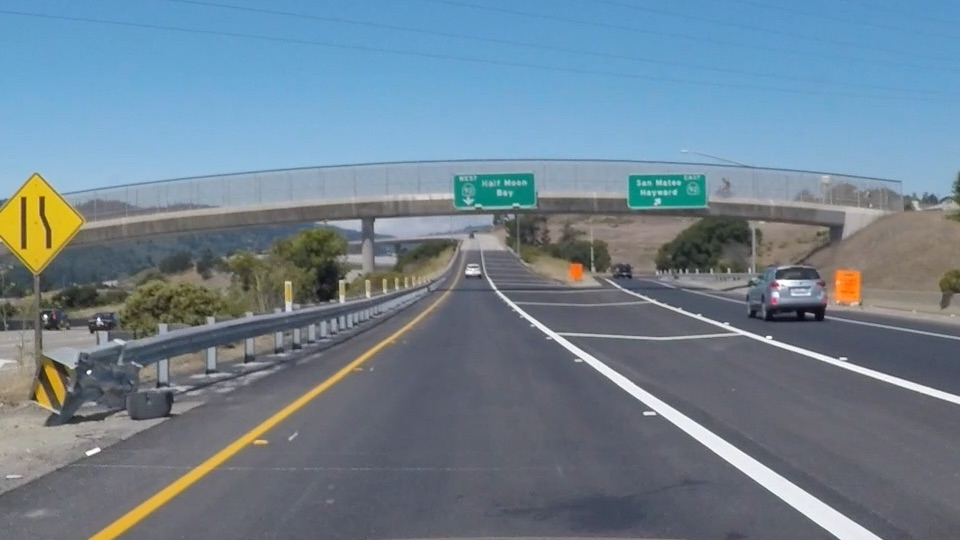
//> input picture exit-ramp.jpg, 960 x 540 px
$ ./combination ../exit-ramp.jpg ../blue.png   (built with g++ and OpenCV 4)
//> lines starting //> are read from the running program, lines starting //| are printed output that depends on the picture; after the words box and inside, x2 and y2 are one past the last pixel; in counts of white or black regions, pixels touching at a corner belong together
#include <stdio.h>
#include "opencv2/imgproc/imgproc.hpp"
#include "opencv2/highgui/highgui.hpp"
#include <stdlib.h>
#include <opencv2/opencv.hpp>
using namespace cv;
using namespace std;

// For Thresholding Disparity
Mat image_disp, image_disp_gray;

Mat thresh_dst;

int disp_threshold= 44;
int disp_threshold_min = 42;
int disp_threshold_max = 46;
int range = 5;

// For Canny Edges and Morphology
Mat image_left, image_left_gray;
Mat dst, detected_edges;
Mat opening, kernel;

int elmt_kernel_size=3;

int edgeThresh = 1;
int lowThreshold;
int const max_lowThreshold = 100;
int threshratio = 3;
int kernel_size = 3;
String window_name = "Edge Map";

int shape_mode=0;

// For Combination
Mat comb;
int flag =0;


void Combination(void)
{
    if (opening.data)
    {
        if(thresh_dst.data)
        {
            bitwise_and(thresh_dst, opening, comb);

            imshow("Combination", comb);
        }

    }
    return;
}

void ThresholdMask(int, void*)
{
	disp_threshold_min = disp_threshold;
	disp_threshold_max = disp_threshold+range;

	if (disp_threshold_max>255)
	{
		disp_threshold_max=255;
	}

	threshold(image_disp_gray, thresh_dst, disp_threshold_max, 255, THRESH_TOZERO_INV);
	threshold(thresh_dst, thresh_dst, disp_threshold_min, 255, THRESH_BINARY);
	// threshold(thresh_dst, thresh_dst, disp_threshold_max, 255, THRESH_BINARY_INV);

	imshow("ThresholdMask", thresh_dst);

    // Combination
    Combination();

    // [6 lines of commented-out code are left out]
}

void CannyThreshold(int, void*)
{
    // Reduce noise with a kernel 3x3 Blur
    // Blurring is very useful for smoothing the color between pixel so only the edges stands out
    blur( image_left_gray, detected_edges, Size(3,3) );

    // Canny detector
    Canny( detected_edges, detected_edges, lowThreshold, lowThreshold*threshratio, kernel_size );

    // Using Canny's output as a mask, we display our result
    dst = Scalar::all(0);

    // Copy the real image value to dst with masking of detected edges
    image_left.copyTo( dst, detected_edges);

    // Show the results

    imshow( window_name, dst );

    Combination();


}

void Morph(int, void*)
{
    // Creating a kernel
    Mat dilation_kernel = getStructuringElement(shape_mode , Size(3,3),Point(-1,-1));
    Mat kernel = getStructuringElement(shape_mode , Size(elmt_kernel_size+1,elmt_kernel_size+1),Point(-1,-1));

    // Morphological transformation dilate then open
    dilate(detected_edges, opening, dilation_kernel);
    morphologyEx(opening, opening, MORPH_CLOSE, kernel);

    // Show the results
    imshow("Dilation", opening);

    // Combination

    Combination();

    // [6 lines of commented-out code are left out]

}

int main(int argc, char** argv )
{
    if ( argc != 3 )
    {
        printf("usage: DisplayImage.out <Image_Path>\n");
        return -1;
    }

    image_disp = imread( argv[1], 1 );
//> image_disp is the input picture: 540 rows x 960 cols, CV_8UC3; mean B, G, R 144.4, 130.2, 111.3
    if ( !image_disp.data )
    {
        printf("No image_disp data \n");
        return -1;
    }

    image_left = imread( argv[2], 1 );
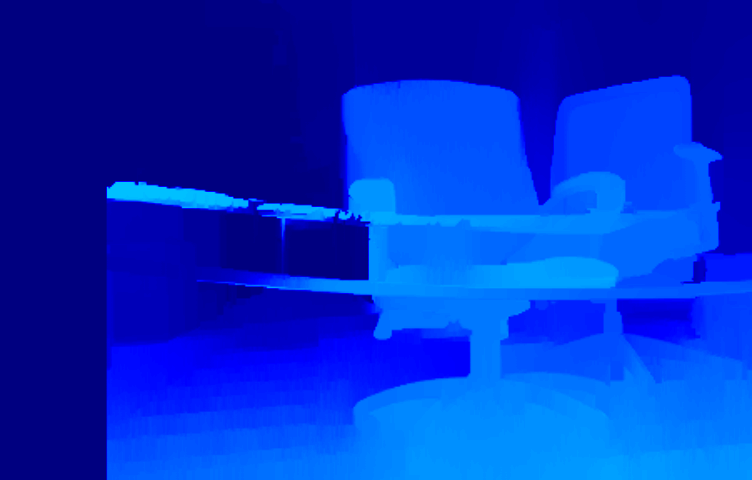
//> input picture blue.png, 752 x 480 px
//> image_left is the input picture: 480 rows x 752 cols, CV_8UC3; mean B, G, R 201.1, 45.9, 0
    if ( !image_left.data )
    {
        printf("No image_left data \n");
        return -1;
    }

    // Create a matrix with the same size for final display
    dst.create( image_left.size(), image_left.type() );

    // It is important to set and change to grayscale color
    cvtColor( image_left, image_left_gray, COLOR_BGR2GRAY );
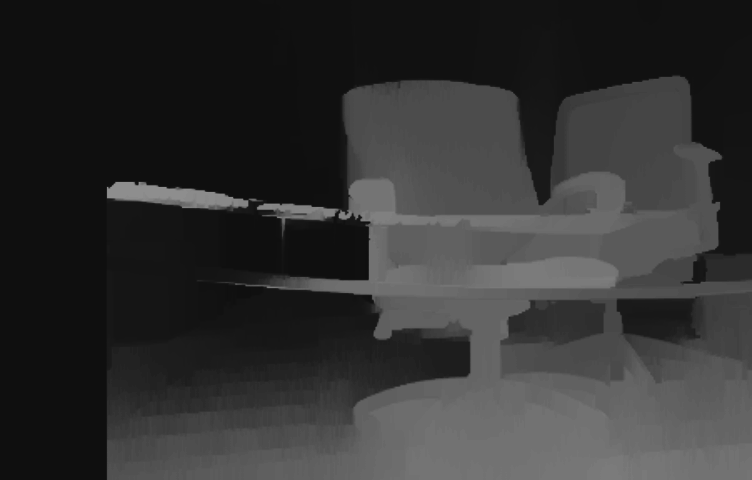
//> image_left_gray: 480 rows x 752 cols, CV_8UC1; min 15, max 142, mean 50
    cvtColor( image_disp, image_disp_gray, COLOR_BGR2GRAY );
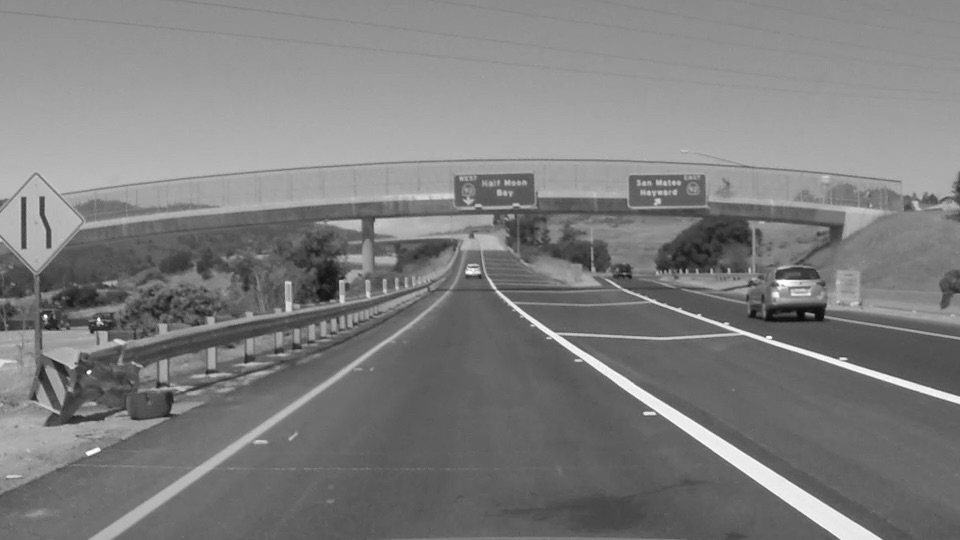
//> image_disp_gray: 540 rows x 960 cols, CV_8UC1; min 7, max 255, mean 126.2

    // Create windows
    namedWindow( window_name, WINDOW_AUTOSIZE );
    namedWindow( "Dilation", WINDOW_AUTOSIZE );
    namedWindow("ThresholdMask", WINDOW_AUTOSIZE);
    namedWindow("Combination", WINDOW_AUTOSIZE);

    // Create a Trackbar for user to enter threshold
    // Create Trackbar is running on a function, so it will be forever looping
    createTrackbar( "Min Canny Threshold:", window_name, &lowThreshold, max_lowThreshold, CannyThreshold );
    createTrackbar( "Kernel Size Element:", "Dilation", &elmt_kernel_size, 100, Morph );
    createTrackbar( "Kernel Shape 1 Rect 2 Shape 3 Ellipse", "Dilation", &shape_mode, 2, Morph );

    // Create a Trackbar for user to enter disparity threshold
    createTrackbar( "Value ThresholdMask:", "ThresholdMask", &disp_threshold, 245, ThresholdMask );
    createTrackbar( "Disparity Range:", "ThresholdMask", &range, 50, ThresholdMask );

    // Initialize Threshold Function
    ThresholdMask(0,0);
//> in ThresholdMask, `threshold(thresh_dst, thresh_dst, disp_threshold_min, 255, THRESH_BINA..`:
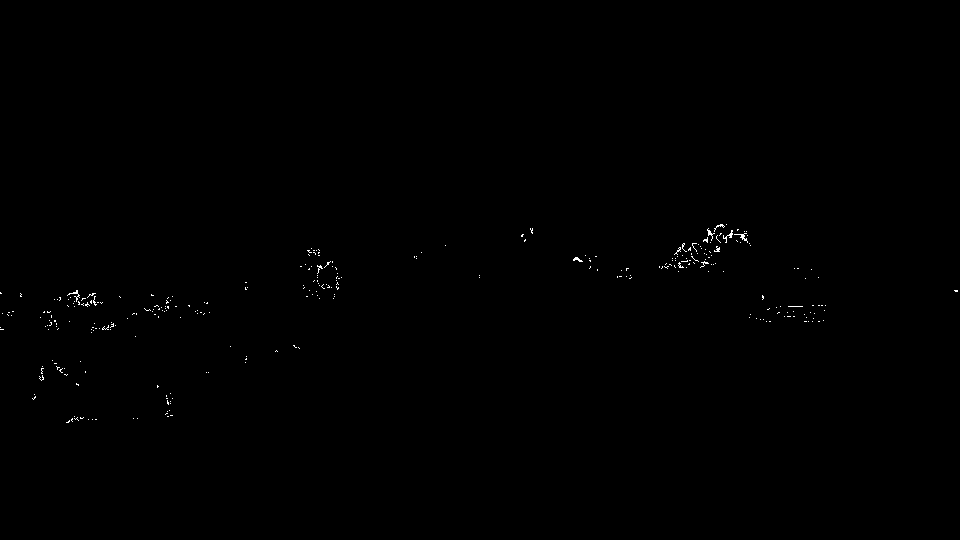
//> thresh_dst: 540 rows x 960 cols, CV_8UC1; 0.2% white in thin lines or dots, all inside (x1, y1, x2, y2) = (0, 224, 958, 423)

    // Initialize CannyThreshold and Morph Function
    CannyThreshold(0, 0);
//> in CannyThreshold, `Canny( detected_edges, detected_edges, lowThreshold, lowThreshold*thre..`:
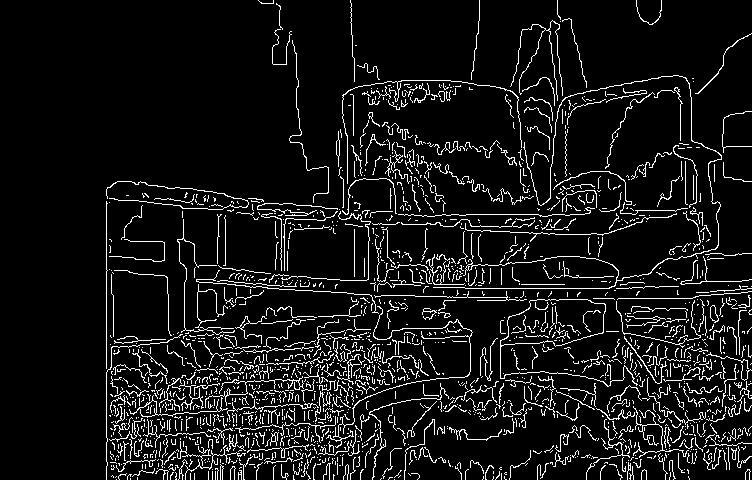
//> detected_edges: 480 rows x 752 cols, CV_8UC1; 8.4% white in thin lines or dots, all inside (x1, y1, x2, y2) = (106, 0, 752, 480)
//> in CannyThreshold, `image_left.copyTo( dst, detected_edges);`:
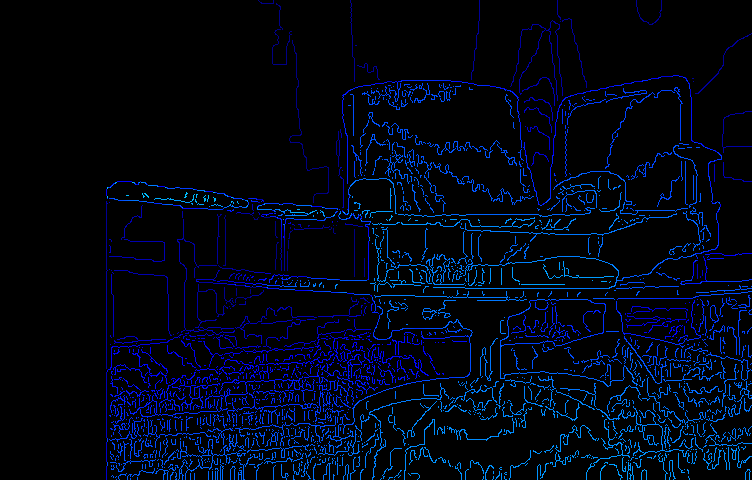
//> dst: 480 rows x 752 cols, CV_8UC3; mean B, G, R 20.3, 5.9, 0
    Morph(0,0);
//> in Morph, `dilate(detected_edges, opening, dilation_kernel);`: opening: 480 rows x 752 cols, CV_8UC1; 28.4% white; 36 white regions (10 under 20 px), largest, box (x1, y1, x2, y2) and area: (105, 0, 752, 480) 99274, (349, 0, 381, 83) 449, (694, 32, 752, 95) 343
//> in Morph, `morphologyEx(opening, opening, MORPH_CLOSE, kernel);`:
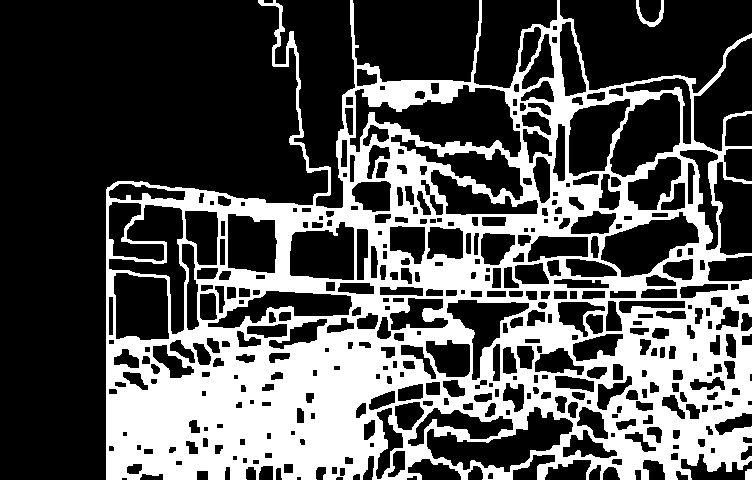
//> opening: 480 rows x 752 cols, CV_8UC1; 33.4% white; 3 white regions, box (x1, y1, x2, y2) and area: (106, 0, 752, 480) 120189, (636, 0, 664, 27) 228, (745, 469, 752, 480) 73
//> (the run ends here: the program stops with an error, at `bitwise_and(thresh_dst, opening, comb);`)
